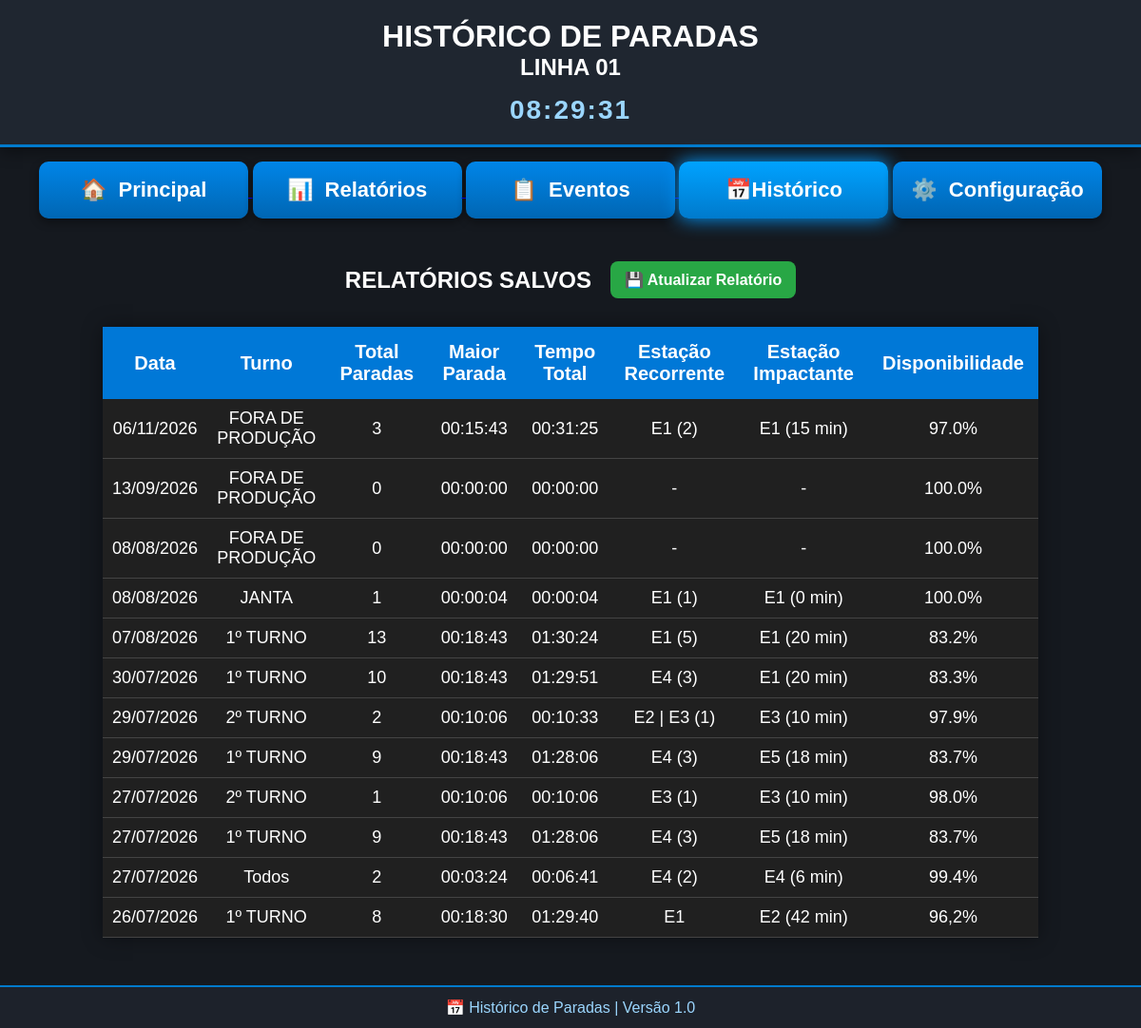
The page /historico on the database its author committed.
### tables this page shows
CREATE TABLE historico_turnos (

        id INTEGER PRIMARY KEY AUTOINCREMENT,

        data TEXT,

        turno TEXT,

        total_paradas INTEGER,

        tempo_total TEXT,

        maior_parada TEXT,

        estacao_recorrente TEXT,

        estacao_impactante TEXT,

        disponibilidade TEXT

    );

### app.py (the view)
@app.route("/historico")
def historico():
    return render_template(
        "historico.html",
        historicos=
        listar_historico_turnos()
    )

### banco.py (called while the page is built)
def listar_historico_turnos():
    conexao = sqlite3.connect(BANCO)
    cursor = conexao.cursor()
    cursor.execute("""

        SELECT
            data,
            turno,
            total_paradas,
            maior_parada,
            tempo_total,
            estacao_recorrente,
            estacao_impactante,
            disponibilidade
        FROM historico_turnos
        ORDER BY id DESC

    """)
    dados = cursor.fetchall()
    conexao.close()
    return dados

### templates/historico.html (shortened to what this page needs)
<!DOCTYPE html>
<html lang="pt-BR">
<head>
	<link rel="stylesheet"
href="{{ url_for('static', filename='css/style.css') }}">
</head>
<body>
<header>
<h1>HISTÓRICO DE PARADAS</h1>
<h2>LINHA 01</h2>
<div id="hora"></div>
</header>
<nav>
<a href="/">
<a href="/">
<button>🏠&nbsp;&nbsp;Principal</button>
</a>
<a href="/relatorios">
<button>📊&nbsp;&nbsp;Relatórios</button>
</a>
<a href="/eventos">
<button>📋&nbsp;&nbsp;Eventos</button>
</a>
<button class="menu-ativo">
📅Histórico</button>
</a>
<a href="/configuracoes">
<button>⚙️&nbsp;&nbsp;Configuração</button>
</a>
</nav>
<section>
<div style="
    display:flex;
    justify-content:center;
    align-items:center;
    gap:20px;
    margin-top:30px;
">
    <h2 style="margin:0;">
        RELATÓRIOS SALVOS
    </h2>
    <a href="/salvar-relatorio" class="botao-salvar">
        💾 Atualizar Relatório
    </a>
</div>
<table class="tabela-eventos">
<table class="tabela-eventos">
<thead>
<tr>
<th>Data</th>
<th>Turno</th>
<th>Total Paradas</th>
<th>Maior Parada</th>
<th>Tempo Total</th>
<th>Estação Recorrente</th>
<th>Estação Impactante</th>
<th>Disponibilidade</th>
</tr>
</thead>
<tbody>
{% for item in historicos %}
<tr>
<td>{{ item[0] }}</td>
<td>{{ item[1] }}</td>
<td>{{ item[2] }}</td>
<td>{{ item[3] }}</td>
<td>{{ item[4] }}</td>
<td>{{ item[5] }}</td>
<td>{{ item[6] }}</td>
<td>{{ item[7] }}</td>
</tr>
{% endfor %}
<footer>
<div id="statusSistema">
📅  Histórico de Paradas |
Versão 1.0
</div>
</footer>

### static/css/style.css (style rules this page uses)
:root { --bg:#15191f; --header:#1F2630; --card:#2c313c; --footer:#1d222b; --azul:#007ACC; --azul-claro:#9bd6fe; --verde:#00ff66; --amarelo:#efbf01; --vermelho:#f43606; --sombra:0 0 15px rgba(0,0,0,.3); }
* { margin:0; padding:0; box-sizing:border-box; }
body { background:var(--bg); color:white; font-family:Arial, sans-serif; min-height:100vh; padding-bottom:80px; }
header { background:var(--header); padding:20px; text-align:center; border-bottom:3px solid var(--azul); box-shadow:0 5px 15px rgba(0,0,0,.4); }
#hora { margin-top:15px; font-size:28px; font-weight:bold; color:var(--azul-claro); letter-spacing:2px; }
nav { text-align:center; padding:15px; margin-bottom:0; }
button { background:linear-gradient(180deg,#0085E8,#0066B3); color:white; border:none; width:100%; max-width:220px; min-width:180px; height:60px; border-radius:10px; font-size:22px; font-weight:bold; cursor:pointer; transition:all .3s ease; box-shadow:0 4px 10px rgba(0,0,0,.4); }
.menu-ativo { background: linear-gradient( 180deg, #00A2FF, #007ACC ); box-shadow: 0 0 20px #0099FF; }
.botao-salvar { background:#28a745; color:white; text-decoration:none; padding:10px 15px; border-radius:8px; font-weight:bold; transition:0.3s; }
.tabela-eventos { width:82%; margin:15px auto; border-collapse:collapse; background:#202020; color:white; font-size:18px; box-shadow:0 0 20px rgba(0,0,0,.4); }
.tabela-eventos th { background:#0078D7; color:white; padding:15px; text-align:center; font-size:20px; }
.tabela-eventos td { padding:10px; border-bottom:1px solid #444; text-align:center; }
footer { position:fixed; bottom:0; left:0; width:100%; background:var(--footer); color:var(--azul-claro); text-align:center; padding:12px; border-top:2px solid var(--azul); font-size:16px; }

### rows shown on the page
historico_turnos: data "06/11/2026", turno "FORA DE PRODUÇÃO", total_paradas "3", maior_parada "00:15:43", tempo_total "00:31:25", estacao_recorrente "E1 (2)", estacao_impactante "E1 (15 min)", disponibilidade "97.0%"
historico_turnos: data "13/09/2026", turno "FORA DE PRODUÇÃO", total_paradas "0", maior_parada "00:00:00", tempo_total "00:00:00", estacao_recorrente "-", estacao_impactante "-", disponibilidade "100.0%"
historico_turnos: data "08/08/2026", turno "FORA DE PRODUÇÃO", total_paradas "0", maior_parada "00:00:00", tempo_total "00:00:00", estacao_recorrente "-", estacao_impactante "-", disponibilidade "100.0%"
historico_turnos: data "08/08/2026", turno "JANTA", total_paradas "1", maior_parada "00:00:04", tempo_total "00:00:04", estacao_recorrente "E1 (1)", estacao_impactante "E1 (0 min)", disponibilidade "100.0%"
historico_turnos: data "07/08/2026", turno "1º TURNO", total_paradas "13", maior_parada "00:18:43", tempo_total "01:30:24", estacao_recorrente "E1 (5)", estacao_impactante "E1 (20 min)", disponibilidade "83.2%"
historico_turnos: data "30/07/2026", turno "1º TURNO", total_paradas "10", maior_parada "00:18:43", tempo_total "01:29:51", estacao_recorrente "E4 (3)", estacao_impactante "E1 (20 min)", disponibilidade "83.3%"
historico_turnos: data "29/07/2026", turno "2º TURNO", total_paradas "2", maior_parada "00:10:06", tempo_total "00:10:33", estacao_recorrente "E2 | E3 (1)", estacao_impactante "E3 (10 min)", disponibilidade "97.9%"
historico_turnos: data "29/07/2026", turno "1º TURNO", total_paradas "9", maior_parada "00:18:43", tempo_total "01:28:06", estacao_recorrente "E4 (3)", estacao_impactante "E5 (18 min)", disponibilidade "83.7%"
historico_turnos: data "27/07/2026", turno "2º TURNO", total_paradas "1", maior_parada "00:10:06", tempo_total "00:10:06", estacao_recorrente "E3 (1)", estacao_impactante "E3 (10 min)", disponibilidade "98.0%"
historico_turnos: data "27/07/2026", turno "1º TURNO", total_paradas "9", maior_parada "00:18:43", tempo_total "01:28:06", estacao_recorrente "E4 (3)", estacao_impactante "E5 (18 min)", disponibilidade "83.7%"
historico_turnos: data "27/07/2026", turno "Todos", total_paradas "2", maior_parada "00:03:24", tempo_total "00:06:41", estacao_recorrente "E4 (2)", estacao_impactante "E4 (6 min)", disponibilidade "99.4%"
historico_turnos: data "26/07/2026", turno "1º TURNO", total_paradas "8", maior_parada "00:18:30", tempo_total "01:29:40", estacao_recorrente "E1", estacao_impactante "E2 (42 min)", disponibilidade "96,2%"
